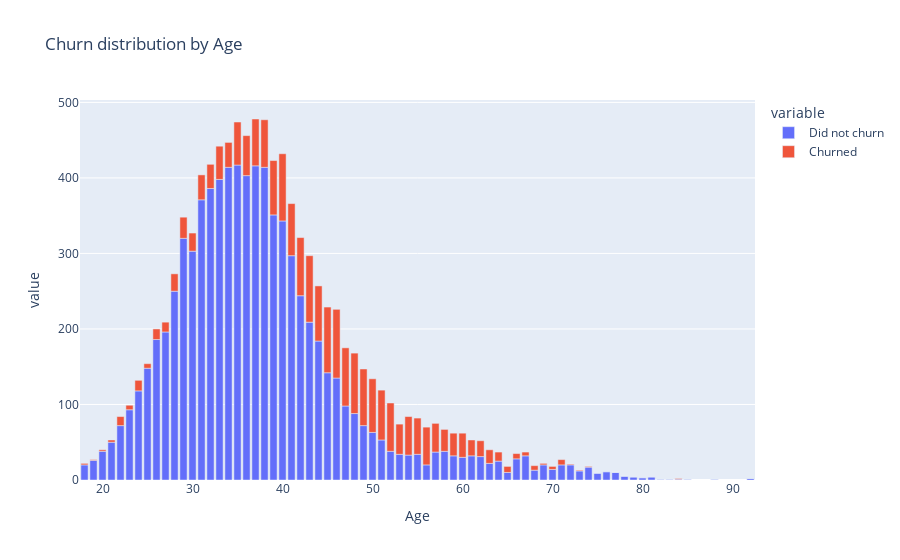

The notebook cell saved with this chart:
### Markdown cell above
### Churn by Age
Looking at the graph for Age brackets, it seems that customers from mid-30s to mid-50s have a higher chance of churning than customers of other age brackets.

### Code cell
fig = px.bar(pd.DataFrame({'Age': sorted(df['Age'].unique()),
                    'Did not churn': df.groupby(df['Age']).size() - df.groupby(['Age']).sum()['Exited'],
                    'Churned': df.groupby(['Age']).sum()['Exited']}), 
             x='Age',
             y=['Did not churn', 'Churned'], 
             title='Churn distribution by Age')
fig.show()

### Figure 1 — Plotly figure (JSON) as saved in the notebook; plotly's stock layout.template omitted (floating-point values rounded to 4 significant figures)
{"data": [{"alignmentgroup": "True", "hovertemplate": "variable=Did not churn<br>Age=%{x}<br>value=%{y}<extra></extra>", "legendgroup": "Did not churn", "marker": {"color": "#636efa", "pattern": {"shape": ""}}, "name": "Did not churn", "offsetgroup": "Did not churn", "orientation": "v", "showlegend": true, "textposition": "auto", "type": "bar", "x": [18, 19, 20, 21, 22, 23, 24, 25, 26, 27, 28, 29, 30, 31, 32, 33, 34, 35, 36, 37, 38, 39, 40, 41, 42, 43, 44, 45, 46, 47, 48, 49, 50, 51, 52, 53, 54, 55, 56, 57, 58, 59, 60, 61, 62, 63, 64, 65, 66, 67, 68, 69, 70, 71, 72, 73, 74, 75, 76, 77, 78, 79, 80, 81, 82, 83, 84, 85, 88, 92], "xaxis": "x", "y": [20, 26, 38, 50, 72, 93, 118, 148, 186, 196, 250, 320, 303, 371, 386, 398, 414, 417, 403, 416, 414, 351, 343, 297, 244, 209, 184, 142, 135, 98, 88, 72, 63, 53, 38, 34, 33, 34, 20, 37, 38, 32, 30, 32, 31, 22, 25, 10, 28, 32, 13, 20, 14, 20, 20, 12, 17, 9, 11, 10, 5, 4, 3, 4, 1, 1, 1, 1, 1, 2], "yaxis": "y"}, {"alignmentgroup": "True", "hovertemplate": "variable=Churned<br>Age=%{x}<br>value=%{y}<extra></extra>", "legendgroup": "Churned", "marker": {"color": "#EF553B", "pattern": {"shape": ""}}, "name": "Churned", "offsetgroup": "Churned", "orientation": "v", "showlegend": true, "textposition": "auto", "type": "bar", "x": [18, 19, 20, 21, 22, 23, 24, 25, 26, 27, 28, 29, 30, 31, 32, 33, 34, 35, 36, 37, 38, 39, 40, 41, 42, 43, 44, 45, 46, 47, 48, 49, 50, 51, 52, 53, 54, 55, 56, 57, 58, 59, 60, 61, 62, 63, 64, 65, 66, 67, 68, 69, 70, 71, 72, 73, 74, 75, 76, 77, 78, 79, 80, 81, 82, 83, 84, 85, 88, 92], "xaxis": "x", "y": [2, 1, 2, 3, 12, 6, 14, 6, 14, 13, 23, 28, 24, 33, 32, 44, 33, 57, 53, 62, 63, 72, 89, 69, 77, 88, 73, 87, 91, 77, 80, 75, 71, 66, 64, 40, 51, 48, 50, 38, 29, 30, 32, 21, 21, 18, 12, 8, 7, 5, 6, 2, 4, 7, 1, 1, 1, 0, 0, 0, 0, 0, 0, 0, 0, 0, 1, 0, 0, 0], "yaxis": "y"}], "layout": {"barmode": "relative", "legend": {"title": {"text": "variable"}, "tracegroupgap": 0}, "title": {"text": "Churn distribution by Age"}, "xaxis": {"anchor": "y", "domain": [0, 1], "title": {"text": "Age"}}, "yaxis": {"anchor": "x", "domain": [0, 1], "title": {"text": "value"}}}}
